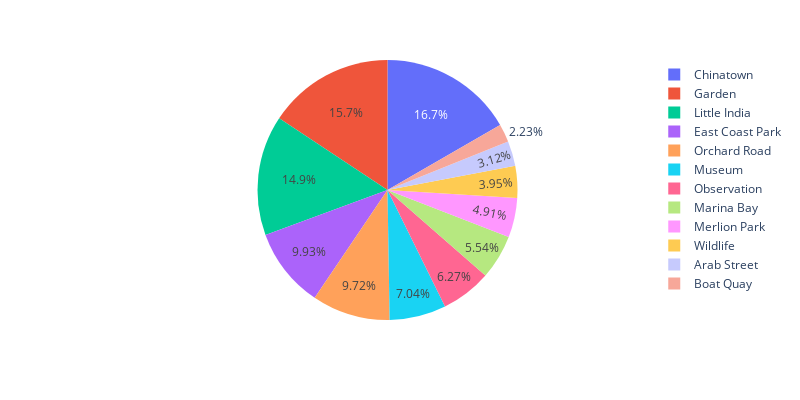

Write notebook code for a chart like this one.
### Markdown cell above
#### 2.4 Proportion of Grouped Nearby Attraction [Excluding Null]

### Code cell
nearby_attraction_count = bucket_df['grouped_nearby_attraction'].value_counts()
nearby_attraction_fig = px.pie(nearby_attraction_count, names=nearby_attraction_count.index, values='grouped_nearby_attraction', width=800, height=400)
nearby_attraction_fig.show()

### Figure 1 — Plotly figure (JSON) as saved in the notebook; plotly's stock layout.template omitted (floating-point values rounded to 4 significant figures)
{"data": [{"domain": {"x": [0, 1], "y": [0, 1]}, "hovertemplate": "index=%{label}<br>grouped_nearby_attraction=%{value}<extra></extra>", "labels": ["Chinatown", "Garden", "Little India", "East Coast Park", "Orchard Road", "Museum", "Observation", "Marina Bay", "Merlion Park", "Wildlife", "Arab Street", "Boat Quay"], "legendgroup": "", "name": "", "showlegend": true, "type": "pie", "values": [957, 900, 857, 570, 558, 404, 360, 318, 282, 227, 179, 128]}], "layout": {"height": 400, "legend": {"tracegroupgap": 0}, "margin": {"t": 60}, "width": 800}}
